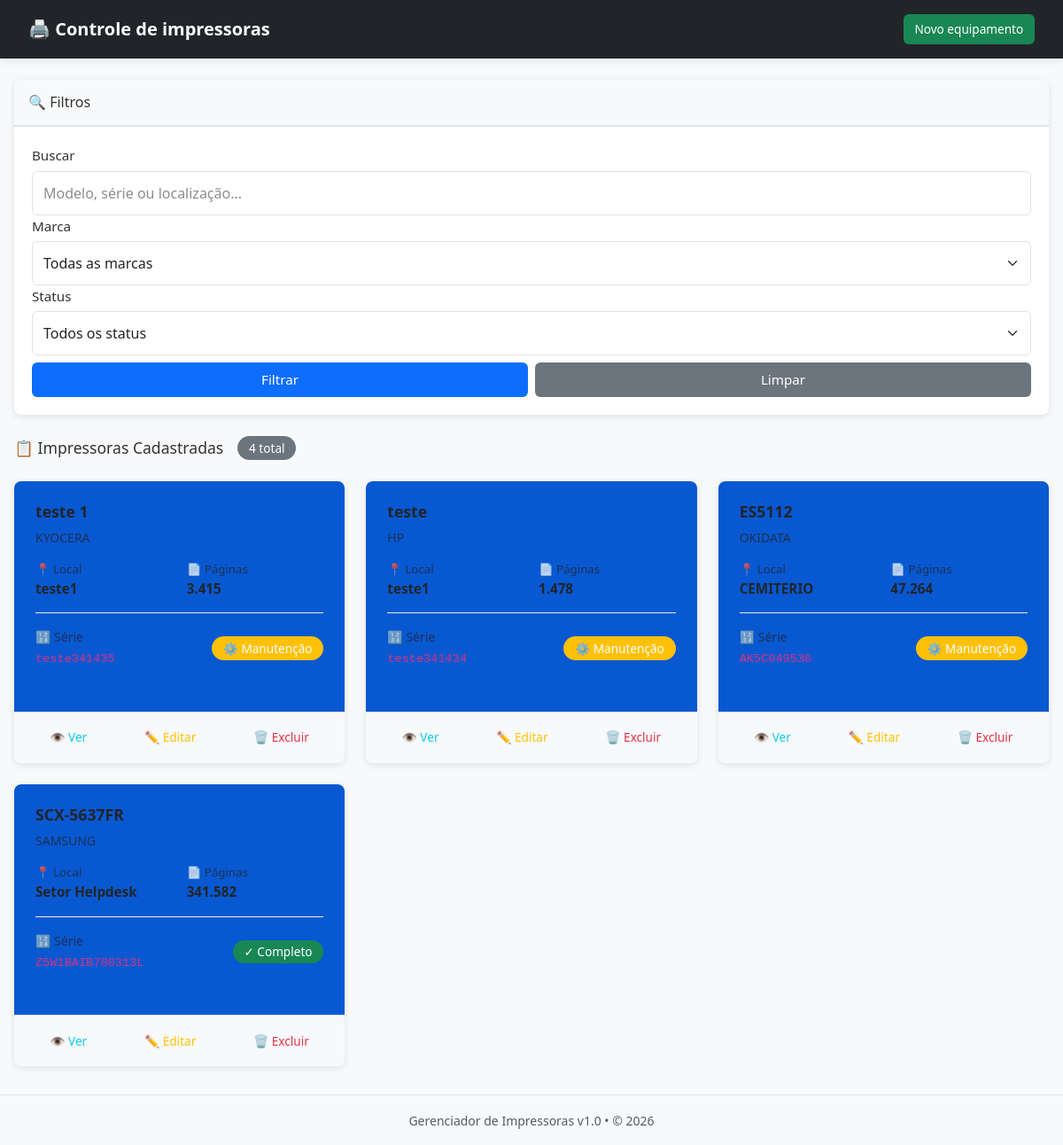
The page / on the database its author committed.
### tables this page shows
CREATE TABLE `impressoras` (
  `id` int NOT NULL,
  `modelo` varchar(100) NOT NULL,
  `marca` varchar(50) NOT NULL,
  `numero_serie` varchar(100) NOT NULL,
  `localizacao` varchar(150) DEFAULT NULL,
  `status` enum('equipamento_completo','equipamento_manutencao','inativo') DEFAULT 'equipamento_completo',
  `contagem_paginas` int DEFAULT '0',
  `data_cadastro` timestamp NULL DEFAULT CURRENT_TIMESTAMP COMMENT 'Data/hora de cadastro (UTC-3 Brasil)',
  `ultima_atualizacao` timestamp NULL DEFAULT CURRENT_TIMESTAMP ON UPDATE CURRENT_TIMESTAMP COMMENT 'Última atualização (UTC-3 Brasil)'
);

### index.php (the view, shortened to what this page needs)
<?php
try {
    $impressoras = [];
    $total_registros = 0;
    $conn = null;
    try {
        $conn = Database::getInstance();
    } catch(Exception $e) {
        $error_message = $e->getMessage();
    }
    include 'includes/header.php';
    try {
        $busca = $_GET['busca'] ?? '';
        $pagina = max(1, (int)($_GET['page'] ?? 1));
        $por_pagina = 25;
        $offset = ($pagina - 1) * $por_pagina;
        $sql_base = "FROM impressoras WHERE 1=1";
        $params = [];
        $stmt_count = $conn->prepare("SELECT COUNT(*) as total " . $sql_base);
        $stmt_count->execute($params);
        $result = $stmt_count->fetch();
        $total_registros = $result['total'] ?? 0;
        $sql = "SELECT * " . $sql_base . " ORDER BY data_cadastro DESC LIMIT :limit OFFSET :offset";
        $stmt = $conn->prepare($sql);
        $stmt->bindValue(':limit', (int)$por_pagina, PDO::PARAM_INT);
        $stmt->bindValue(':offset', (int)$offset, PDO::PARAM_INT);
        $stmt->execute();
        $impressoras = $stmt->fetchAll();
    } catch(Exception $e) {
        error_log('Erro em index.php: ' . $e->getMessage());
        $impressoras = [];
        $marcas = [];
        $total_registros = 0;
        $total_paginas = 0;
        $error_message = 'Erro ao carregar impressoras: ' . htmlspecialchars($e->getMessage());
    }
} catch(Exception $e) {
    ob_end_clean();
    header('Content-Type: text/html; charset=utf-8');
    http_response_code(500);
    ?>
    <!DOCTYPE html>
    <html lang="pt-BR">
    <head>
        <meta charset="UTF-8">
        <title>Erro 500</title>
        <style>
            body { font-family: Arial; margin: 20px; background: #f5f5f5; }
            .error { background: #f8d7da; border: 1px solid #f5c6cb; color: #721c24; padding: 15px; border-radius: 4px; }
        </style>
    </head>
    <body>
        <div class="error">
            <h1>❌ Erro Interno do Servidor (500)</h1>
            <p><strong>Erro:</strong> <?= htmlspecialchars($e->getMessage()) ?></p>
            <hr/>
            <p><a href="/">← Voltar</a></p>
        </div>
    </body>
    </html>
    <?php
    exit;
}
?>
<div class="card mb-4">
    <div class="card-header">
        <h5 style="margin: 0; font-size: 1rem;">🔍 Filtros</h5>
    </div>
    <div class="card-body">
        <form method="GET" class="filter-container">
            <div>
                <label class="form-label" style="margin-bottom: 0.35rem;">Buscar</label>
                <input type="text" name="busca" class="form-control" placeholder="Modelo, série ou localização..." value="<?= htmlspecialchars($busca ?? '') ?>">
            </div>
            <div>
                <label class="form-label" style="margin-bottom: 0.35rem;">Marca</label>
                <select name="marca" class="form-select">
                    <option value="">Todas as marcas</option>
                </select>
            </div>
            <div>
                <label class="form-label" style="margin-bottom: 0.35rem;">Status</label>
                <select name="status" class="form-select">
                    <option value="">Todos os status</option>
                </select>
            </div>
            <div class="button-group mt-2">
                <button type="submit" class="btn btn-primary">Filtrar</button>
                <a href="index.php" class="btn btn-secondary">Limpar</a>
            </div>
        </form>
    </div>
</div>
<div style="margin-bottom: 2rem;">
    <div style="display: flex; align-items: center; gap: 1rem; margin-bottom: 1.5rem;">
        <h5 style="margin: 0; font-size: 1.1rem;">📋 Impressoras Cadastradas</h5>
        <span class="badge bg-secondary"><?= $total_registros ?> total</span>
    </div>
    <?php if (count($impressoras) > 0): ?>
        <div style="display: grid; grid-template-columns: repeat(auto-fill, minmax(320px, 1fr)); gap: 1.5rem;">
            <?php foreach($impressoras as $imp): ?>
            <div class="card" style="height: 100%; display: flex; flex-direction: column;">
                <div class="card-body" style="flex: 1; padding: 1.5rem; background: #0858d1;">
                    <h6 style="margin: 0 0 0.5rem 0; font-weight: bold; font-size: 1.1rem;">
                        <?= htmlspecialchars($imp['modelo']) ?>
                    </h6>
                    <small class="text-muted" style="display: block; margin-bottom: 1rem;">
                        <?= htmlspecialchars($imp['marca']) ?>
                    </small>
                    <div style="font-size: 0.95rem; display: grid; grid-template-columns: 1fr 1fr; gap: 1rem; margin-bottom: 1rem;">
                        <div>
                            <small class="text-muted d-block">📍 Local</small>
                            <strong><?= htmlspecialchars($imp['localizacao']) ?></strong>
                        </div>
                        <div>
                            <small class="text-muted d-block">📄 Páginas</small>
                            <strong><?= number_format($imp['contagem_paginas'], 0, ',', '.') ?></strong>
                        </div>
                    </div>
                    <div style="display: flex; justify-content: space-between; align-items: center; gap: 1rem; padding-top: 1rem; border-top: 1px solid #e9ecef;">
                        <div style="flex: 1;">
                            <small class="text-muted d-block">🔢 Série</small>
                            <code style="font-size: 0.85rem; word-break: break-all;">
                                <?= htmlspecialchars($imp['numero_serie']) ?>
                            </code>
                        </div>
                        <span class="badge bg-<?= in_array($imp['status'], ['equipamento_completo', 'ativo']) ? 'success' : (in_array($imp['status'], ['equipamento_manutencao', 'manutencao']) ? 'warning' : 'secondary') ?>" style="white-space: nowrap;">
                            <?= $imp['status'] == 'equipamento_completo' || $imp['status'] == 'ativo' ? '✓ Completo' : ($imp['status'] == 'equipamento_manutencao' || $imp['status'] == 'manutencao' ? '⚙️ Manutenção' : '✗ Inativo') ?>
                        </span>
                    </div>
                </div>
                <div class="card-footer" style="background: #f8f9fa; border-top: 1px solid #dee2e6; display: flex; gap: 0.5rem; padding: 0.75rem;">
                    <a href="detalhes.php?id=<?= $imp['id'] ?>" class="btn btn-sm btn-outline-info flex-grow-1" title="Ver detalhes">👁️ Ver</a>
                    <a href="editar.php?id=<?= $imp['id'] ?>" class="btn btn-sm btn-outline-warning flex-grow-1" title="Editar">✏️ Editar</a>
                    <a href="deletar.php?id=<?= $imp['id'] ?>" class="btn btn-sm btn-outline-danger flex-grow-1" title="Excluir" onclick="return confirm('Confirma exclusão?')">🗑️ Excluir</a>
                </div>
            </div>
            <?php endforeach; ?>
        </div>
    <?php endif; ?>
</div>
<?php include 'includes/footer.php'; ?>

### includes/header.php (shortened to what this page needs)
<!DOCTYPE html>
<html lang="pt-BR">
<head>
    <link href="https://cdn.jsdelivr.net/npm/bootstrap@5.3.0/dist/css/bootstrap.min.css" rel="stylesheet">
    <link rel="stylesheet" href="assets/style.css">
</head>
<body>
<nav class="navbar navbar-dark bg-dark mb-3 mb-md-4">
    <div class="container-fluid px-2 px-sm-3">
        <a href="index.php" class="navbar-brand mb-0 h1">🖨️ Controle de impressoras</a>
        <a href="cadastrar.php" class="btn btn-success btn-sm" style="white-space: nowrap;">
            <span class="d-none d-sm-inline">Novo equipamento</span>
        </a>
    </div>
</nav>
<main class="container-fluid" style="padding-top: 0;">

### includes/footer.php (shortened to what this page needs)
</main>
<footer class="bg-light text-center py-3 mt-4 border-top">
    <small class="text-muted">
        <span class="d-block d-sm-inline">Gerenciador de Impressoras v1.0</span>
        <span class="d-none d-sm-inline">•</span>
        <span class="d-block d-sm-inline">© 2026</span>
    </small>
</footer>
</body>
</html>

### assets/style.css (style rules this page uses)
html { font-size: 16px; }
body { background-color: #f8f9fa; font-family: 'Segoe UI', Tahoma, Geneva, Verdana, sans-serif; font-size: 1rem; line-height: 1.5; color: #333; }
.navbar { box-shadow: 0 2px 8px rgba(0,0,0,0.1); padding: 1rem 1rem; }
.navbar-brand { font-size: 1.25rem; font-weight: bold; word-break: break-word; }
.container-fluid { padding-left: 1rem; padding-right: 1rem; }
.card { border: none; box-shadow: 0 2px 8px rgba(0,0,0,0.1); margin-bottom: 1.5rem; border-radius: 8px; overflow: hidden; }
.card-header { background-color: #f8f9fa; border-bottom: 2px solid #dee2e6; padding: 1rem; }
.card-header h4, .card-header h5 { margin: 0; color: #333; font-size: clamp(1rem, 2vw, 1.25rem); }
.card-body { padding: 1.25rem; }
.btn { border-radius: 6px; padding: 0.5rem 1rem; font-weight: 500; transition: all 0.3s ease; white-space: nowrap; font-size: 0.95rem; cursor: pointer; border: none; display: inline-block; text-decoration: none; }
.btn-sm { padding: 0.4rem 0.8rem; font-size: 0.85rem; }
.button-group { display: flex; gap: 0.5rem; flex-wrap: wrap; }
.button-group .btn { flex: 1; min-width: 80px; }
.badge { padding: 0.4rem 0.8rem; border-radius: 20px; font-size: 0.85rem; font-weight: 500; display: inline-block; }
.form-label { font-weight: 500; margin-bottom: 0.5rem; color: #333; font-size: 0.95rem; }
.form-control, .form-select { border-radius: 6px; border: 1px solid #dee2e6; padding: 0.75rem; font-size: 1rem; width: 100%; }
.form-control::placeholder { opacity: 0.7; }
.text-muted { color: #6c757d; }
.mb-3 { margin-bottom: 1rem; }
.mb-4 { margin-bottom: 1.5rem; }

### rows shown on the page
impressoras: modelo "teste 1", marca "KYOCERA", localizacao "teste1", contagem_paginas "3.415", numero_serie "teste341435", shows "⚙️ Manutenção"
impressoras: modelo "teste", marca "HP", localizacao "teste1", contagem_paginas "1.478", numero_serie "teste341434", shows "⚙️ Manutenção"
impressoras: modelo "ES5112", marca "OKIDATA", localizacao "CEMITERIO", contagem_paginas "47.264", numero_serie "AK5C049536", shows "⚙️ Manutenção"
impressoras: modelo "SCX-5637FR", marca "SAMSUNG", localizacao "Setor Helpdesk", contagem_paginas "341.582", numero_serie "Z5W1BAIB700313L", shows "✓ Completo"

### other values the page prints
$total_registros "4"
